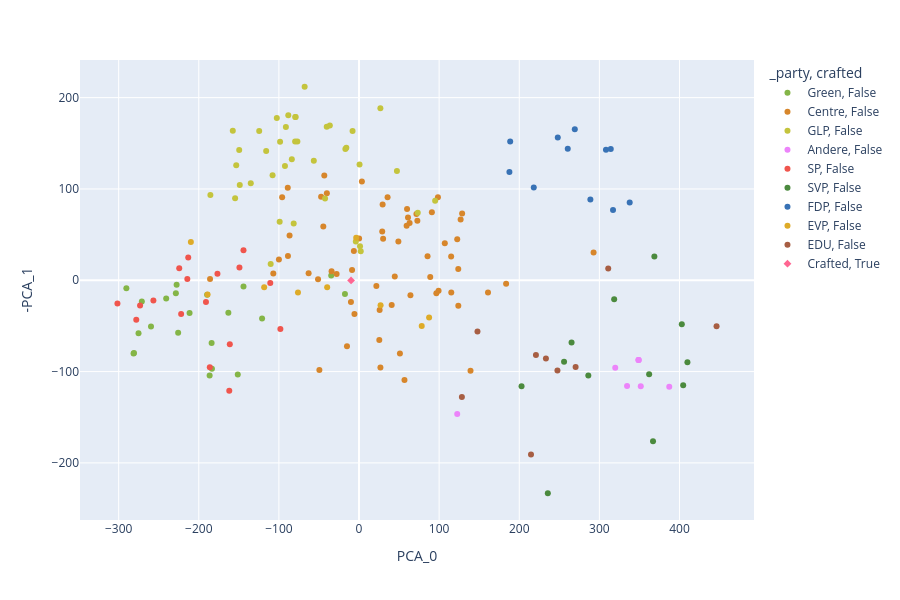

Here is the notebook cell this chart was saved with:
### Code cell
px.scatter(df_c.district('TG'), x='PCA_0', y='-PCA_1', color='_party', symbol='crafted', height=600, width=900, color_discrete_map=PARTY2COLOR)

### Figure 1 — Plotly figure (JSON) as saved in the notebook; plotly's stock layout.template omitted (floating-point values rounded to 4 significant figures)
{"data": [{"hovertemplate": "_party=Green<br>crafted=False<br>PCA_0=%{x}<br>-PCA_1=%{y}<extra></extra>", "legendgroup": "Green, False", "marker": {"color": "#84B547", "symbol": "circle"}, "mode": "markers", "name": "Green, False", "orientation": "v", "showlegend": true, "type": "scatter", "x": [-186.5, -259.6, -211.5, -227.7, -275.2, -184.0, -34.71, -271.1, -225.7, -144.2, -121.0, -228.6, -163.1, -281.4, -240.7, -290.4, -17.55, -280.9, -151.3, -183.6, -189.6], "xaxis": "x", "y": [-104.3, -50.71, -35.79, -4.884, -57.96, -68.78, 5.104, -23.34, -57.54, -6.961, -41.84, -14.35, -35.58, -80.27, -19.86, -8.738, -15.14, -79.71, -103.2, -96.91, -15.94], "yaxis": "y"}, {"hovertemplate": "_party=Centre<br>crafted=False<br>PCA_0=%{x}<br>-PCA_1=%{y}<extra></extra>", "legendgroup": "Centre, False", "marker": {"color": "#D7862B", "symbol": "circle"}, "mode": "markers", "name": "Centre, False", "orientation": "v", "showlegend": true, "type": "scatter", "x": [126.8, -47.32, 64.18, 26.71, 85.54, 123.9, -88.71, -62.91, 63.16, 56.73, -95.94, -107.0, -44.56, -15.03, 99.29, 59.97, 51.05, -185.9, 44.63, 40.78, -88.94, 29.45, 35.65, 88.89, 25.31, 161.0, 98.48, 3.599, 90.93, 61.12, -27.97, 21.63, 122.6, -86.67, 139.2, 59.42, 183.6, -5.688, 128.7, -43.35, -40.14, 71.65, 292.8, -34.23, -10.08, 72.81, -8.673, 0.09511, 123.9, 115.0, 115.2, 96.52, 25.73, 28.96, -99.97, -49.48, -6.44, 49.11, 30.08, -51.15, 107.1], "xaxis": "x", "y": [66.67, 91.51, -16.52, -95.48, 26.32, -27.89, 26.62, 7.793, 62.77, -109.2, 90.88, 7.402, 58.84, -72.19, -11.37, 78.05, -80.25, 1.394, 4.082, -26.96, 101.3, 83.03, 90.91, 3.489, -65.54, -13.32, 91.03, 108.1, 74.35, 68.77, 6.88, -6.165, 44.97, 49.06, -99.18, 59.67, -3.832, -37.02, 73.21, 114.7, 95.42, 72.57, 30.49, 9.846, -23.84, 65.2, 11.35, 45.83, 12.27, 25.93, -13.3, -14.17, -32.66, 53.43, 22.69, -98.32, 32.05, 42.47, 45.5, 1.223, 40.61], "yaxis": "y"}, {"hovertemplate": "_party=GLP<br>crafted=False<br>PCA_0=%{x}<br>-PCA_1=%{y}<extra></extra>", "legendgroup": "GLP, False", "marker": {"color": "#C4C43D", "symbol": "circle"}, "mode": "markers", "name": "GLP, False", "orientation": "v", "showlegend": true, "type": "scatter", "x": [-153.3, 73.3, -40.28, -110.3, -76.95, 47.31, -185.5, -88.27, -149.5, -8.074, -135.1, -92.43, 0.6504, -154.7, -42.41, -107.9, -67.86, -56.42, -36.42, -91.26, -102.6, -83.87, -98.52, -81.53, -157.5, -115.9, -99.05, 2.136, -3.996, 95.0, -17.02, -124.6, 1.259, -79.05, -15.85, -79.76, 26.66, -79.63, -148.8], "xaxis": "x", "y": [126.0, 73.96, 168.2, 17.89, 152.0, 119.7, 93.32, 180.6, 142.7, 163.5, 106.3, 125.1, 126.9, 89.79, 89.62, 114.9, 211.9, 130.8, 169.6, 167.9, 177.6, 132.5, 151.8, 62.2, 163.7, 141.4, 64.21, 31.83, 42.37, 87.09, 143.7, 163.4, 37.33, 178.7, 145.1, 151.9, 188.3, 178.8, 104.3], "yaxis": "y"}, {"hovertemplate": "_party=Andere<br>crafted=False<br>PCA_0=%{x}<br>-PCA_1=%{y}<extra></extra>", "legendgroup": "Andere, False", "marker": {"color": "#EC84FA", "symbol": "circle"}, "mode": "markers", "name": "Andere, False", "orientation": "v", "showlegend": true, "type": "scatter", "x": [387.2, 348.9, 351.7, 348.9, 334.6, 319.8, 122.6, 348.9], "xaxis": "x", "y": [-116.5, -87.32, -116.1, -87.32, -115.9, -95.93, -146.4, -87.32], "yaxis": "y"}, {"hovertemplate": "_party=SP<br>crafted=False<br>PCA_0=%{x}<br>-PCA_1=%{y}<extra></extra>", "legendgroup": "SP, False", "marker": {"color": "#F0554D", "symbol": "circle"}, "mode": "markers", "name": "SP, False", "orientation": "v", "showlegend": true, "type": "scatter", "x": [-214.3, -273.3, -191.0, -161.9, -186.2, -222.0, -213.2, -149.2, -224.4, -110.8, -98.15, -301.5, -161.3, -144.2, -278.0, -176.7, -256.6], "xaxis": "x", "y": [1.314, -27.62, -23.72, -121.0, -95.22, -36.9, 24.85, 14.11, 13.23, -2.957, -53.46, -25.36, -69.94, 32.88, -43.19, 7.224, -22.29], "yaxis": "y"}, {"hovertemplate": "_party=SVP<br>crafted=False<br>PCA_0=%{x}<br>-PCA_1=%{y}<extra></extra>", "legendgroup": "SVP, False", "marker": {"color": "#4B8A3E", "symbol": "circle"}, "mode": "markers", "name": "SVP, False", "orientation": "v", "showlegend": true, "type": "scatter", "x": [318.4, 362.1, 402.9, 202.8, 404.6, 286.2, 368.6, 265.3, 409.9, 235.7, 366.9, 255.9], "xaxis": "x", "y": [-20.8, -102.9, -48.27, -116.1, -115.0, -104.2, 26.01, -68.06, -89.85, -233.2, -176.3, -89.12], "yaxis": "y"}, {"hovertemplate": "_party=FDP<br>crafted=False<br>PCA_0=%{x}<br>-PCA_1=%{y}<extra></extra>", "legendgroup": "FDP, False", "marker": {"color": "#3872B5", "symbol": "circle"}, "mode": "markers", "name": "FDP, False", "orientation": "v", "showlegend": true, "type": "scatter", "x": [317.0, 337.8, 248.1, 187.7, 218.1, 288.8, 308.2, 188.7, 314.2, 260.5, 269.3], "xaxis": "x", "y": [76.97, 85.19, 156.4, 118.4, 101.7, 88.53, 143.0, 152.1, 143.7, 144.1, 165.5], "yaxis": "y"}, {"hovertemplate": "_party=EVP<br>crafted=False<br>PCA_0=%{x}<br>-PCA_1=%{y}<extra></extra>", "legendgroup": "EVP, False", "marker": {"color": "#DEAB28", "symbol": "circle"}, "mode": "markers", "name": "EVP, False", "orientation": "v", "showlegend": true, "type": "scatter", "x": [87.47, -189.0, -3.501, -209.9, -76.2, -118.4, -39.75, 78.26, 26.91], "xaxis": "x", "y": [-40.9, -15.7, 46.68, 41.99, -13.29, -7.59, -7.516, -50.01, -27.48], "yaxis": "y"}, {"hovertemplate": "_party=EDU<br>crafted=False<br>PCA_0=%{x}<br>-PCA_1=%{y}<extra></extra>", "legendgroup": "EDU, False", "marker": {"color": "#A75E43", "symbol": "circle"}, "mode": "markers", "name": "EDU, False", "orientation": "v", "showlegend": true, "type": "scatter", "x": [311.0, 214.6, 247.6, 446.2, 220.8, 128.4, 270.3, 233.3, 147.8], "xaxis": "x", "y": [12.9, -190.8, -98.94, -50.27, -81.86, -128.0, -95.02, -85.77, -56.11], "yaxis": "y"}, {"hovertemplate": "_party=Crafted<br>crafted=True<br>PCA_0=%{x}<br>-PCA_1=%{y}<extra></extra>", "legendgroup": "Crafted, True", "marker": {"color": "#FF6692", "symbol": "diamond"}, "mode": "markers", "name": "Crafted, True", "orientation": "v", "showlegend": true, "type": "scatter", "x": [-9.924], "xaxis": "x", "y": [-0.2275], "yaxis": "y"}], "layout": {"height": 600, "legend": {"title": {"text": "_party, crafted"}, "tracegroupgap": 0}, "margin": {"t": 60}, "width": 900, "xaxis": {"anchor": "y", "autorange": true, "domain": [0, 1], "range": [-348.3, 493.0], "title": {"text": "PCA_0"}, "type": "linear"}, "yaxis": {"anchor": "x", "autorange": true, "domain": [0, 1], "range": [-262.5, 241.2], "title": {"text": "-PCA_1"}, "type": "linear"}}}
